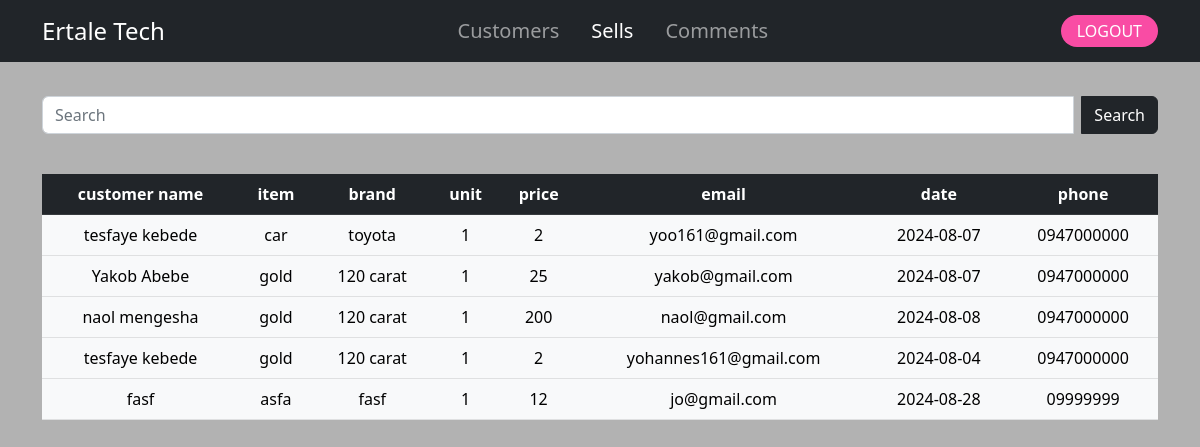
The page /admin/status.php (signed in) on the database its author committed.
### tables this page shows
CREATE TABLE `sell` (
  `id` int(11) NOT NULL,
  `user_id` int(11) DEFAULT NULL,
  `coname` varchar(255) NOT NULL,
  `cname` varchar(255) NOT NULL,
  `item` varchar(255) NOT NULL,
  `brand` varchar(255) NOT NULL,
  `unit` int(255) NOT NULL,
  `price` varchar(255) NOT NULL,
  `email` varchar(255) NOT NULL,
  `dates` date NOT NULL,
  `phone` varchar(13) NOT NULL
);

### admin/status.php (the view, shortened to what this page needs)
<?php
include "db_conn.php";
$user_id = $_SESSION['user_id'];
?>
<!DOCTYPE html>
<html lang="en">
<head>
   <link rel="stylesheet" type="text/css" href="https://cdnjs.cloudflare.com/ajax/libs/font-awesome/5.15.1/css/all.min.css">
  <link href="https://cdn.jsdelivr.net/npm/bootstrap@5.2.3/dist/css/bootstrap.min.css" rel="stylesheet">
  <link rel="stylesheet" href="https://cdnjs.cloudflare.com/ajax/libs/font-awesome/6.4.0/css/all.min.css" />
</head>
<body>
<nav class="navbar navbar-expand-lg  navbar-dark bg-dark fixed-top">
  <div class="container">
    <a class="navbar-brand fs-4" href="#">Ertale Tech</a>
    <div class="sidebar offcanvas offcanvas-start text-bg-dark" tabindex="-1" id="offcanvasDarkNavbar" aria-labelledby="offcanvasDarkNavbarLabel">
      <div class="offcanvas-body d-flex flex-column flex-lg-row p-4 p-lg-0">
        <ul class="navbar-nav justify-content-center align-items-center fs-5 flex-grow-1 pe-3">
        <li class="nav-item mx-2">
            <a class="nav-link" href="customers.php">Customers</a>
          </li>
          <li class="nav-item mx-2">
            <a class="nav-link active" aria-current="page" href="status.php">Sells</a>
          </li>
          <li class="nav-item mx-2">
            <a class="nav-link " aria-current="page" href="comments.php">Comments</a>
          </li>
        </ul>
        <div class="d-flex justify-content-center flex-lg-row align-items-center gap-3">
            <a href="status.php?logout=<?php echo $user_id; ?>" class="text-white text-decoration-none px-3 py-1 rounded-4" style="background-color: #f94ca4">LOGOUT</a>
      </div>
    </div>
  </div>
</nav></br></br></br></br>
  <div class="container">
    <form class="d-flex" action="" method="GET">
      <div class="input-group mb-3">
        <input class="form-control me-2" name="search" type="text" value="<?php if(isset($_GET['search'])){echo $_GET['search']; } ?>" placeholder="Search" aria-label="Search">
        <button class="btn btn-dark" type="submit">Search</button>
       </div>
      </form></br>
    <table class="table table-hover text-center">
      <thead class="table-dark">
        <tr>
        <th scope="col">customer name</th>
          <th scope="col">item</th>
          <th scope="col">brand</th>
          <th scope="col">unit</th>
          <th scope="col">price</th>
          <th scope="col">email</th>
          <th scope="col">date</th>
          <th scope="col">phone</th>
        </tr>
      </thead>
      <tbody>
      <?php
        $sql = "SELECT * FROM `sell`";
        $result = mysqli_query($conn, $sql);
        while ($row = mysqli_fetch_assoc($result)) {
        ?>
          <tr class="table-light">
            <td><?php echo $row["cname"] ?></td>
            <td><?php echo $row["item"] ?></td>
            <td><?php echo $row["brand"] ?></td>
            <td><?php echo $row["unit"] ?></td>
            <td><?php echo $row["price"] ?></td>
            <td><?php echo $row["email"] ?></td>
            <td><?php echo $row["dates"] ?></td>
            <td><?php echo $row["phone"] ?></td>
         </tr>
        <?php
        }
        ?>
      </tbody>
    </table>
  </div>
</body>
</html>

### admin/status.php (style rules this page uses)
body { background: url('image/cloud.jpg') no-repeat center center fixed; background-size: cover; background-color: rgba(0, 0, 0, 0.3); }

### rows shown on the page
sell: cname "tesfaye kebede", item "car", brand "toyota", unit "1", price "2", email "yoo161@gmail.com", dates "2024-08-07", phone "0947000000"
sell: cname "Yakob Abebe", item "gold", brand "120 carat", unit "1", price "25", email "yakob@gmail.com", dates "2024-08-07", phone "0947000000"
sell: cname "naol mengesha", item "gold", brand "120 carat", unit "1", price "200", email "naol@gmail.com", dates "2024-08-08", phone "0947000000"
sell: cname "tesfaye kebede", item "gold", brand "120 carat", unit "1", price "2", email "yohannes161@gmail.com", dates "2024-08-04", phone "0947000000"
sell: cname "fasf", item "asfa", brand "fasf", unit "1", price "12", email "jo@gmail.com", dates "2024-08-28", phone "09999999"
